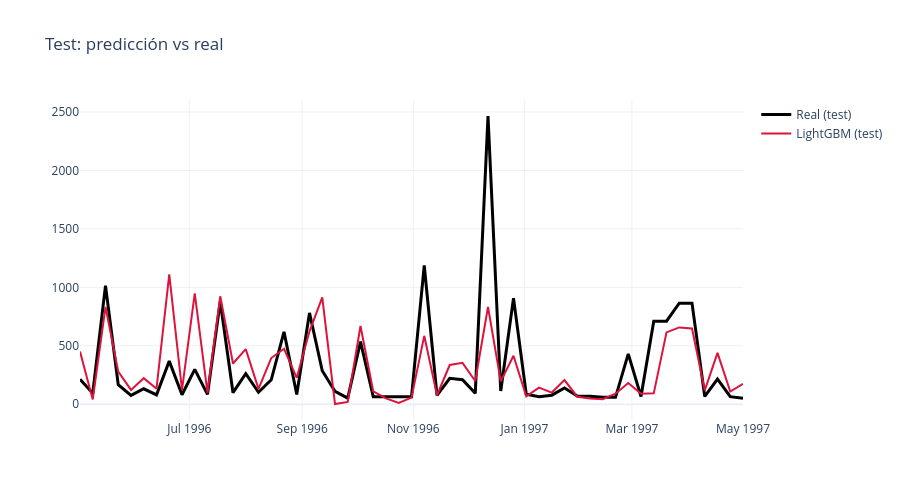

Here is the notebook cell this chart was saved with:
### Code cell
fig = go.Figure()
fig.add_trace(go.Scatter(x=predicciones_lgbm_test.index,
    y=test_sk.loc[predicciones_lgbm_test.index, "UNIDADES"],
    name="Real (test)", line=dict(color="black", width=3)))
fig.add_trace(go.Scatter(x=predicciones_lgbm_test.index, y=predicciones_lgbm_test["pred"],
    name="LightGBM (test)", line=dict(color="crimson", width=2)))
fig.update_layout(title="Test: predicción vs real", hovermode="x unified",
    template="plotly_white", height=500)
fig.show()
